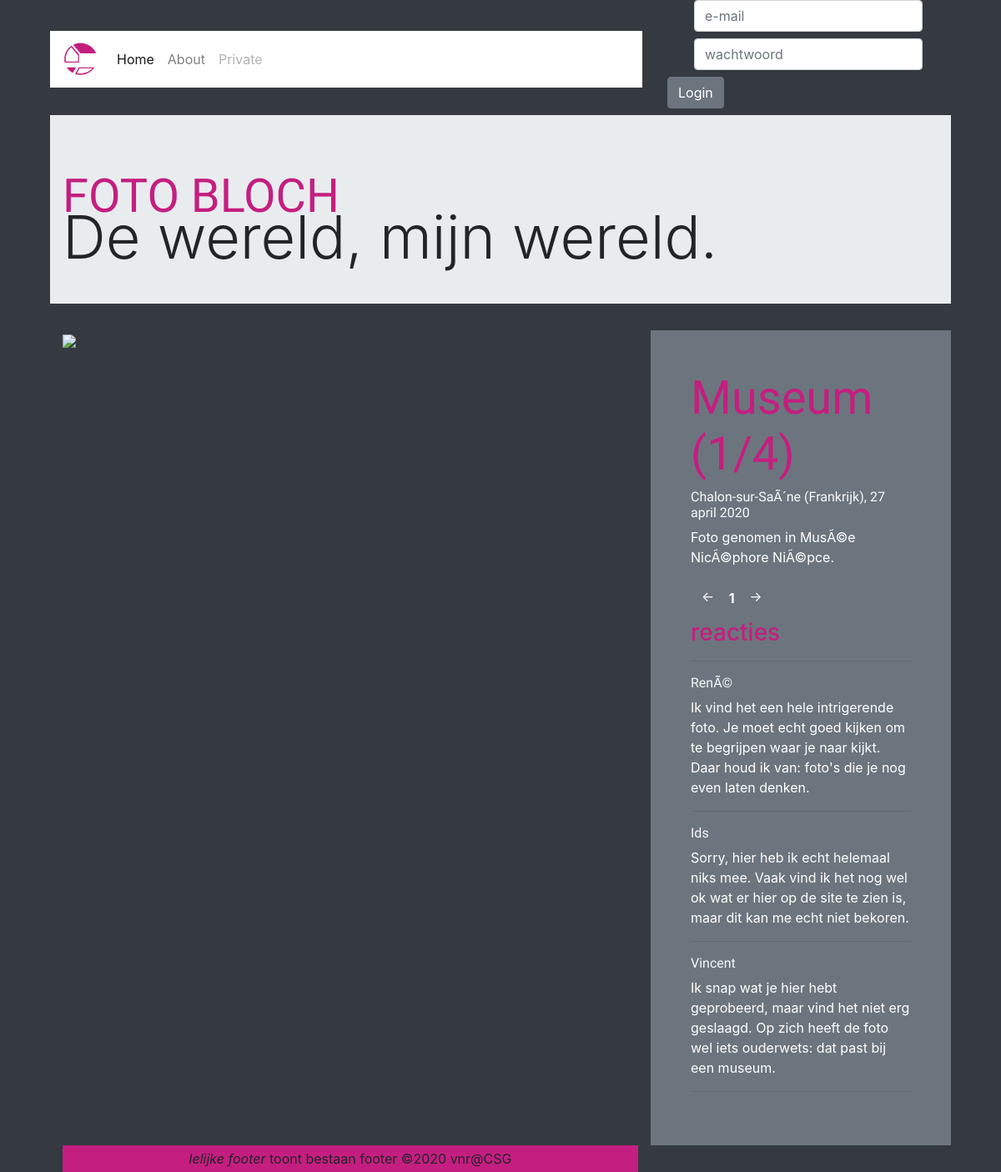
The page / on the database its author committed.
### tables this page shows
CREATE TABLE `fotos` (
  `id` int(4) NOT NULL,
  `titel` varchar(32) NOT NULL,
  `subtitel` varchar(64) NOT NULL,
  `omschrijving` varchar(512) NOT NULL
);

CREATE TABLE `reacties` (
  `id` int(4) NOT NULL,
  `foto` int(4) NOT NULL,
  `account` int(4) NOT NULL,
  `reactie` varchar(512) NOT NULL
);

### index.php (the view, shortened to what this page needs)
<?php
$paginaTitel = 'Home';
require('php/header.php');
$sql = "SELECT * FROM fotos";
$records = mysqli_query($DBverbinding, $sql);
$aantalFotos = mysqli_num_rows($records);
if (isset($_GET["nr"]) && $_GET["nr"] <= $aantalFotos && $_GET["nr"] > 0) {
    $fotoNummer = $_GET["nr"];
}
else {
    $fotoNummer = 1;
}
$sql = "SELECT * FROM fotos WHERE id = $fotoNummer";
$record = mysqli_query($DBverbinding, $sql);
$fotoData = mysqli_fetch_assoc($record);
$sql = "SELECT id,naam FROM accounts";
$records = mysqli_query($DBverbinding, $sql);
$namen = [];
if (mysqli_num_rows($records) > 0) {
    while($naam = mysqli_fetch_assoc($records)) {
        $namen[$naam['id']] = utf8_decode($naam['naam']);
    }
}
$sql = "SELECT * FROM reacties WHERE foto = $fotoNummer";
$records = mysqli_query($DBverbinding, $sql);
$reacties = [];
if (mysqli_num_rows($records) > 0) {
    while($record = mysqli_fetch_assoc($records)) {
        array_push($reacties,$record);
    }
}
?>
    <div class="container-fluid text-white rounded bg-dark">
        <div class="row">
            <div class="col-md-8 align-items-center">
                <img src="images/<?= $fotoNummer?>.jpg" class="img-fluid">
            </div>
            <section class="col-md-4 p-5 align-items-center bg-secondary">
                <h1 class="display-4"><?= utf8_decode($fotoData['titel']).' ('.$fotoData['id'].'/'.$aantalFotos.')'?></h1>
                <h6><?= utf8_decode($fotoData['subtitel'])?></h6>
                <p><?= utf8_decode($fotoData['omschrijving'])?></p>
<?php
$vorige = $fotoNummer - 1;
$volgende = $fotoNummer + 1;
if ($vorige == 0) {
    $vorige = $aantalFotos;
}
echo '<a href="?nr='.$vorige.'"><button type="submit" class="btn btn-secondary mb-2">&#8592;</button></a>';
echo " <strong>$fotoNummer</strong> ";
echo '<a href="?nr='.$volgende.'"><button type="submit" class="btn btn-secondary mb-2">&#8594;</button></a>';
?>
<?php
if ($reacties == []) {
    echo '<h3>nog geen reacties</h3>';
}
else {
    echo '<h3>reacties</h3><hr>';
    foreach ($reacties as $reactie) {
        echo "<article><h6>{$namen[$reactie['account']]}</h6><p>".utf8_decode($reactie['reactie'])."</p><hr></article>";
    }
}
?>
            </section>
        </div>
    </div>
<?php
require('php/footer.php');
?>

### php/header.php (shortened to what this page needs)
<?php
require('database.php');
if (isset($_SESSION["user"])) {
    $check = $check.'gebruiker ingelogd.<br>';
    $css = 'public.css';
}
else {
    $css = 'public.css';
}
?>
<!doctype html>
<html lang="nl">
    <head>
        <link rel="stylesheet" href="css/bootstrap441.min.css">
        <link rel="stylesheet" type="text/css" href="css/<?= $css?>">
    </head>
<body>
    <header>
        <div class="row flex-nowrap justify-content-between align-items-center">
            <div class="col-8 pt-1 text-center">
                <nav class="navbar navbar-expand-sm bg-white navbar-light">
                    <a class="navbar-brand" href="#">
                    <img src="images/logo.png" alt="Logo" style="width:40px;">
                    </a>
                    <ul class="navbar-nav">
                        <li class="nav-item <?php if ($paginaTitel=='Home') {echo 'active';}?>">
                            <a class="nav-link" href="index.php">Home</a>
                        </li>
                        <li class="nav-item <?php if ($paginaTitel=='About') {echo 'active';}?>">
                            <a class="nav-link" href="about.php">About</a>
                        </li>
                        <li class="nav-item <?php if ($paginaTitel=='Private') {echo 'active';}?>">
                            <a class="nav-link <?php if (!isset($_SESSION["user"])) {echo 'disabled';}?> " href="private.php">Private</a>
                        </li>
                    </ul>
                </nav>
            </div>
            <div class="col-4 d-flex justify-content-end align-items-center">
<?php
    require('loginFormulier.php');
?>
            </div>
        </div>
        <div class="jumbotron jumbotron-fluid">
            <div class="container">
                <h1 class="display-4">FOTO BLOCH</h1>
                <h2 class="display-3">De wereld, mijn wereld.</h2>
            </div>
        </div>
    </header>

### php/loginFormulier.php
<?php
if ($_SESSION["user"]) {
    echo '<a href="php/logout.php"><button type="submit" class="btn btn-secondary mb-2">Logout</button></a>';
}
else {
?>
                <form method="POST" class="form-inline" action="php/login.php">
                    <input type="email" class="form-control mb-2 mr-sm-2" placeholder="e-mail" id="mail" name="mail">
                    <input type="password" class="form-control mb-2 mr-sm-2" placeholder="wachtwoord" id="pass" name="pass">
                    <button type="submit" class="btn btn-secondary mb-2">Login</button>
                </form>
<?php
};
?>

### php/footer.php (shortened to what this page needs)
    <footer class="col-8">
        <div class="footer-copyright text-center mb-3 py-1 bg-roze navbar-light">
            <em>lelijke footer</em> toont bestaan footer ©2020 vnr@CSG</a>
        </div>
    </footer>
</body>
</html>

### css/public.css (style rules this page uses)
:root { --primary:#007bff; --secondary:#6c757d; --success:#28a745; --info:#17a2b8; --warning:#ffc107; --danger:#dc3545; --light:#f8f9fa; --dark:#343a40; --roze: #c41e80; }
html,body { height: 100%; }
body { margin: 0; }
header, section, footer, aside, nav, main, article, figure { display: block; }
body { margin-left: 5%; margin-right: 5%; background-color: var(--dark); }
.footer-copyright { background-color: var(--roze); }
h1 { font-family: 'Indie Flower', sans; color: var(--roze); }
h3 { color: var(--roze); }
h6 { font-family: 'Indie Flower', serif; color: var(--light); }
input { margin-left: 2em; }
.jumbotron h2 { line-height: 0.2; }

### rows shown on the page
fotos: titel "Museum", id "1", subtitel "Chalon-sur-SaÃ´ne (Frankrijk), 27 april 2020", omschrijving "Foto genomen in MusÃ©e NicÃ©phore NiÃ©pce."
reacties: account "RenÃ©", reactie "Ik vind het een hele intrigerende foto. Je moet echt goed kijken om te begrijpen waar je naar kijkt. Daar houd ik van: foto's die je nog even laten denken."
reacties: account "Ids", reactie "Sorry, hier heb ik echt helemaal niks mee. Vaak vind ik het nog wel ok wat er hier op de site te zien is, maar dit kan me echt niet bekoren."
reacties: account "Vincent", reactie "Ik snap wat je hier hebt geprobeerd, maar vind het niet erg geslaagd. Op zich heeft de foto wel iets ouderwets: dat past bij een museum."

### other values the page prints
$aantalFotos "4"
$fotoNummer "1"
